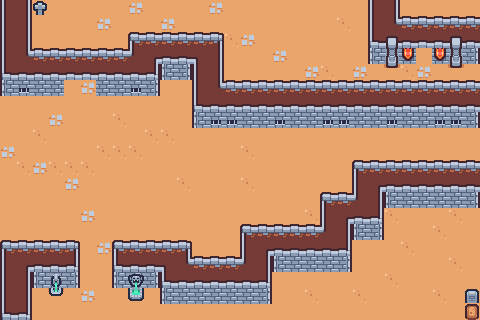

A 2D game scene composited from a Tiled map and its tileset images. What follows is a short description and the map's XML, with each tile layer's data collapsed to a summary:
An orthogonal 30x20 tile map with 16x16 px tiles, 3 tile layers (ground, background, walls), 4 tilesets and 14 objects (6x trap, 3x room_door, player_spawn, exit_door, exit).

<map version="1.10" tiledversion="1.12.2" orientation="orthogonal" renderorder="right-down" width="30" height="20" tilewidth="16" tileheight="16" infinite="0" nextlayerid="8" nextobjectid="27">
 <tileset firstgid="1" source="Combined (1).tsx" />
 <tileset firstgid="51" source="main_tileset.tsx" />
 <tileset firstgid="183" source="akber-tileset.tsx" />
 <tileset firstgid="274" source="traps.tsx" />
 <layer id="4" name="ground" width="30" height="20">
  <data>[600 cells, 0 non-empty, 0 distinct tile ids]</data>
 </layer>
 <layer id="2" name="background" width="30" height="20">
  <data>[600 cells, 600 non-empty, 5 distinct tile ids]</data>
 </layer>
 <objectgroup id="5" name="object">
  <object id="8" name="player_spawn" x="32" y="176" width="16" height="16" />
  <object id="9" name="room2_door" type="room_door" x="256" y="304" width="16" height="16">
   <properties>
    <property name="doorId" type="int" value="1" />
    <property name="keyId" type="int" value="1" />
    <property name="locked" type="bool" value="true" />
   </properties>
  </object>
  <object id="11" name="room3_door" type="room_door" x="64" y="80" width="16" height="16">
   <properties>
    <property name="doorId" type="int" value="2" />
    <property name="keyId" type="int" value="2" />
    <property name="locked" type="bool" value="true" />
   </properties>
  </object>
  <object id="12" name="room3_door" type="room_door" x="80" y="80" width="16" height="16">
   <properties>
    <property name="doorId" type="int" value="2" />
    <property name="keyId" type="int" value="2" />
    <property name="locked" type="bool" value="true" />
   </properties>
  </object>
  <object id="13" x="464" y="224" width="16" height="16" />
  <object id="14" x="144" y="288" width="16" height="16" />
  <object id="15" name="exit_door" type="exit_door" x="416" y="48" width="16" height="16">
   <properties>
    <property name="doorId" type="int" value="3" />
    <property name="keyId" type="int" value="3" />
    <property name="locked" type="bool" value="true" />
   </properties>
  </object>
  <object id="17" name="trap" type="trap" x="192" y="0" width="16" height="16">
   <properties>
    <property name="damage" type="int" value="1" />
   </properties>
  </object>
  <object id="18" name="trap" type="trap" x="192" y="16" width="16" height="16">
   <properties>
    <property name="damage" type="int" value="1" />
   </properties>
  </object>
  <object id="19" name="trap" type="trap" x="208" y="304" width="16" height="16">
   <properties>
    <property name="damage" type="int" value="1" />
   </properties>
  </object>
  <object id="20" name="trap" type="trap" x="96" y="272" width="16" height="16">
   <properties>
    <property name="damage" type="int" value="1" />
   </properties>
  </object>
  <object id="21" name="trap" type="trap" x="80" y="272" width="16" height="16">
   <properties>
    <property name="damage" type="int" value="1" />
   </properties>
  </object>
  <object id="24" name="trap" type="trap" x="160" y="304" width="16" height="16">
   <properties>
    <property name="damage" type="int" value="1" />
   </properties>
  </object>
  <object id="26" name="exit" type="exit" x="464" y="16" width="16" height="16" />
 </objectgroup>
 <layer id="3" name="walls" width="30" height="20">
  <data>[600 cells, 231 non-empty, 26 distinct tile ids]</data>
 </layer>
</map>
